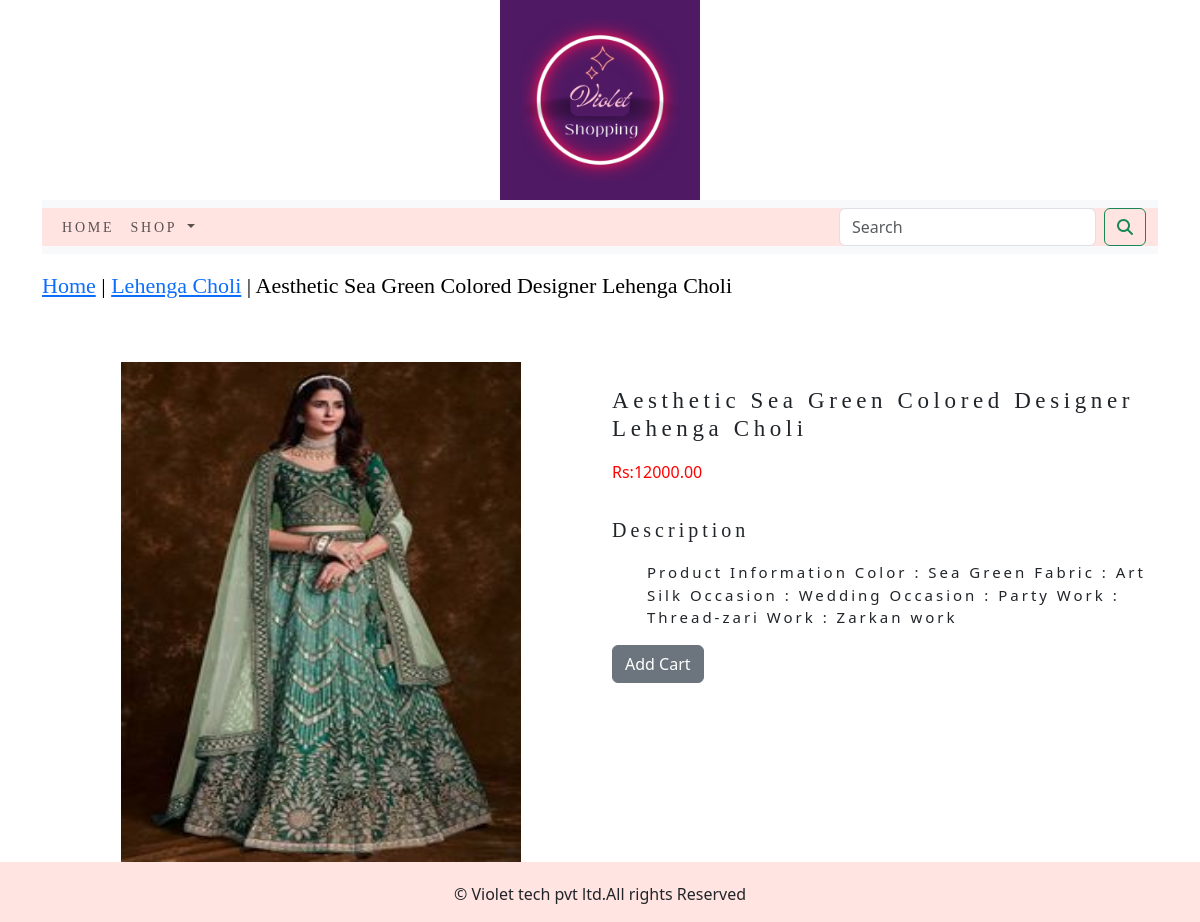
Screenshot of /shop/lehenga-choli/aesthetic-sea-green-colored-designer-lehenga-choli/ with the database file from the repository.
### shop/models.py (models this page shows, shortened)
class Product(models.Model):
    name=models.CharField(max_length=250,unique=True)
    slug = models.SlugField(max_length=250, unique=True)
    description = models.TextField(blank=True)
    price=models.DecimalField(max_digits=10,decimal_places=2)
    category=models.ForeignKey(Category,on_delete=models.CASCADE)
    image = models.ImageField(upload_to='product', blank=True)
    stock=models.IntegerField()
    available=models.BooleanField(default=True)
    created=models.DateTimeField(auto_now_add=True)
    updated=models.DateTimeField(auto_now=True)
    class Meta:
        ordering=('name',)
        verbose_name='product'
        verbose_name_plural='products'

class Category(models.Model):
    name=models.CharField(max_length=250,unique=True)
    slug=models.SlugField(max_length=250,unique=True)
    description=models.TextField(blank=True)
    image=models.ImageField(upload_to='category',blank=True)
    class Meta:
        ordering=('name',)
        verbose_name='category'
        verbose_name_plural='categories'
    def get_url(self):
        return reverse('shop:products_by_category',args=[self.slug])
    def __str__(self):
        return  '{}'.format(self.name)

### shop/views.py (the view)
# urls.py: path('<slug:c_slug>/<slug:product_slug>/',views.proDetail,name='prodCatDetail'),
def proDetail(request,c_slug,product_slug):
    try:
        product=Product.objects.get(category__slug=c_slug,slug=product_slug)
    except Exception as e:
        raise e
    return render(request,'product.html',{'product':product})

### cart/context_processors.py (called while the page is built)
def counter(request):
    item_count=0
    if 'admin' in request.path:
        return {}
    else:
        try:
            cart=Cart.objects.filter(cart_id=_cart_id(request))
            cart_items=CartItem.objects.all().filter(cart=cart[:1])
            for cart_item in cart_items:
                item_count += cart_item.quantity
        except Cart.DoesNotExist:
            item_count=0
    return dict(item_count=item_count)

### cart/views.py (called while the page is built)
def _cart_id(request):
    cart=request.session.session_key
    if not cart:
        cart=request.session.create()
    return cart

### shop/context_processors.py (called while the page is built)
def menu_links(request):
    links=Category.objects.all()
    return dict(links=links)

### templates/product.html (shortened to what this page needs)
{% extends 'base.html' %}
{% load static %}
{% block content %}
<div class="row my_prod_row_class">
    <div class="mx_auto">
        <p><a href="{% url 'shop:allProdCat' %}">Home</a> | <a href="{{product.category.get_url}}">{{product.category}}</a> | {{product.name}}</p>
    </div>
</div>
<div class="container">
<br>
<div class="row">
    <div class="col-12 col-sm-12 col-md-12 col-lg-6 text-center ">
        <div style="min-width:18rem">
            <img class="prod_image" src="{{product.image.url}}" alt="{{product.name}}">
        </div>
    </div>
        <div class="col-12 col-sm-12 col-md-12 col-lg-6">
              <div>
            <h2 class="my_prod_title">{{product.name}}</h2>
            <p style="color:red">Rs:{{product.price}}</p>
            <p class="my_tittle_des" >Description</p>
            <p class="text-justify my_prod_text">{{product.description}}</p>
            {% if product.stock <= 0 %}
               <p class="text-justify my_prod_text"><b>Out Of Stock</b></p>
            {% else %}
            <a class="btn btn-secondary" href="{% url 'cart:add_cart' product.id %}">Add Cart</a>
            {% endif %}
                </div>
        </div>
</div>
</div>
{% endblock %}

### static/css/custom.css (style rules this page uses)
body { font-family: Gabarito; }
.mx_auto { color:#000; font-size:20px; }
.my_prod_row_class { padding-top:15px; padding-bottom:20px; }
.my_prod_row_class .mx_auto { color:#000; font-size:22px; text-decoration:none; font-family:Gabarito; }
.prod_image { width:400px; height:500px; }
.my_prod_title { font-family:Gabarito; font-size:23px; text_transform:uppercase; letter-spacing:.2em; padding-top:25px; padding-bottom:10px; }
.my_prod_text { font-size:15px; padding-left:35px; letter-spacing:.2em; }
.my_tittle_des { font-size:20px; text_transform:uppercase; letter-spacing:.2em; font-family: Gabarito; padding-top:15px; }

### rows the page displays
Product: category "Lehenga Choli", name "Aesthetic Sea Green Colored Designer Lehenga Choli", image (picture), price "12000.00", description "Product Information Color : Sea Green Fabric : Art Silk Occasion : Wedding Occasion : Party Work : Thread-zari Work : Zarkan work"
